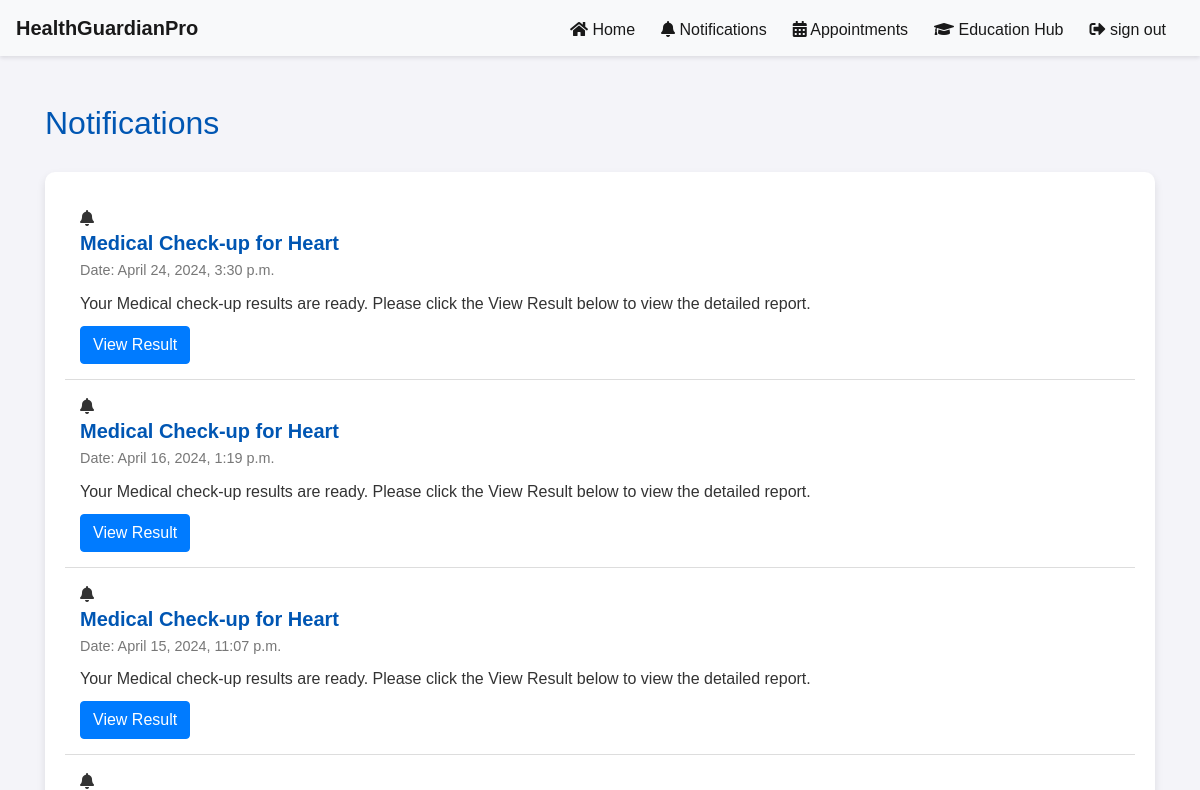
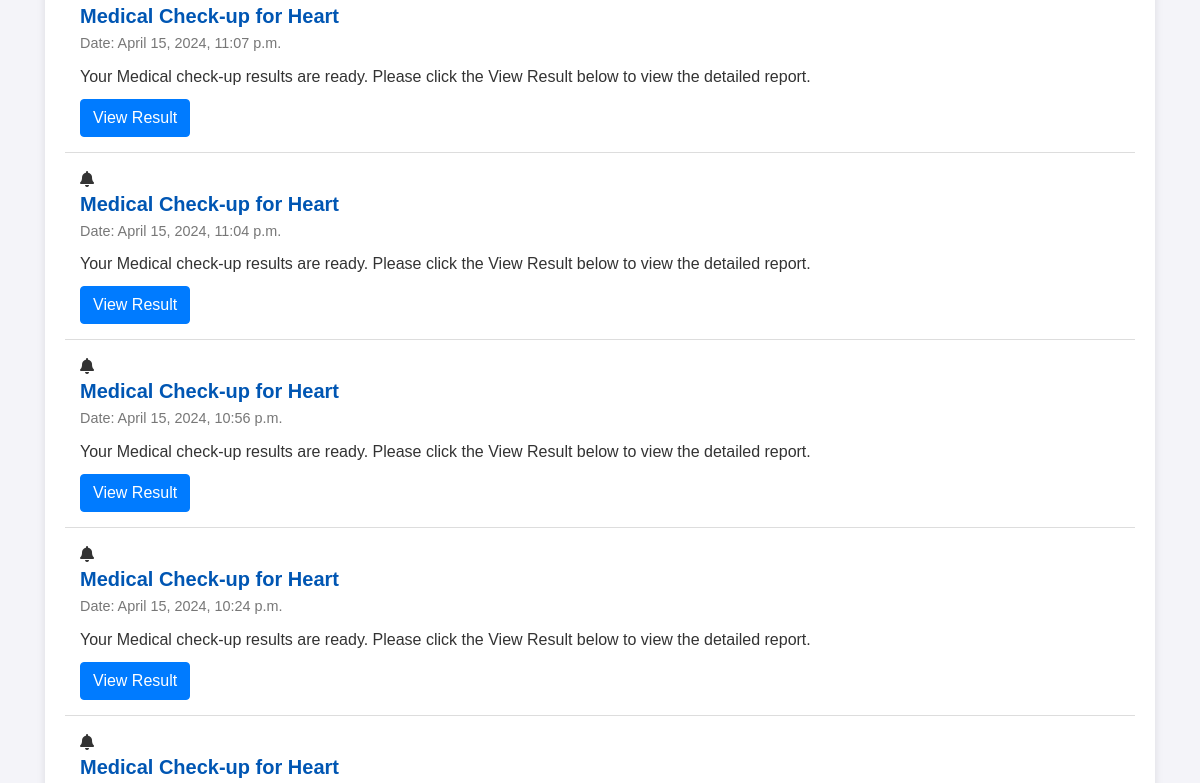
/app/patient_notification/ (signed in, upper part), run on an earlier commit of the app's database (2 pictures, top to bottom).
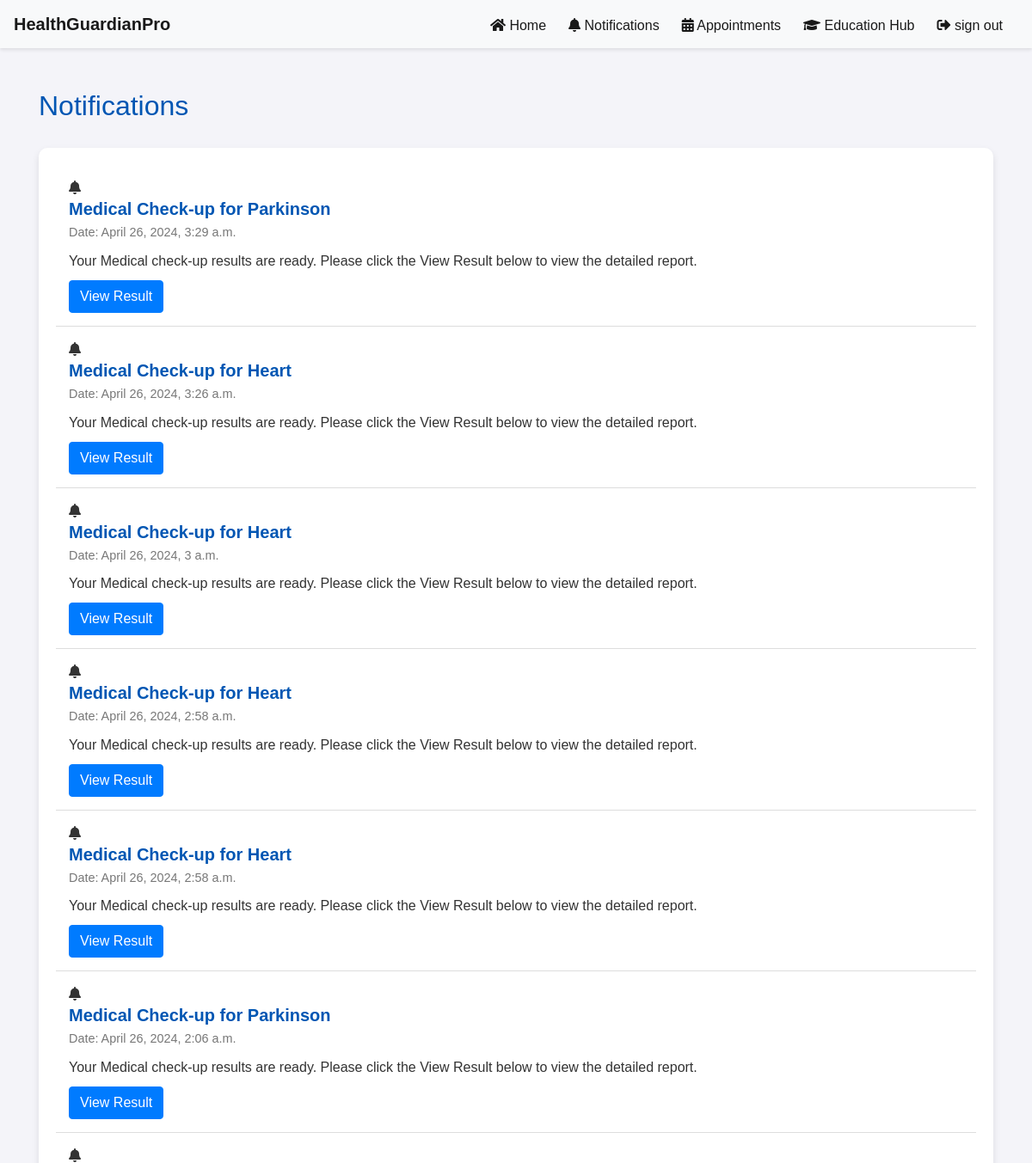
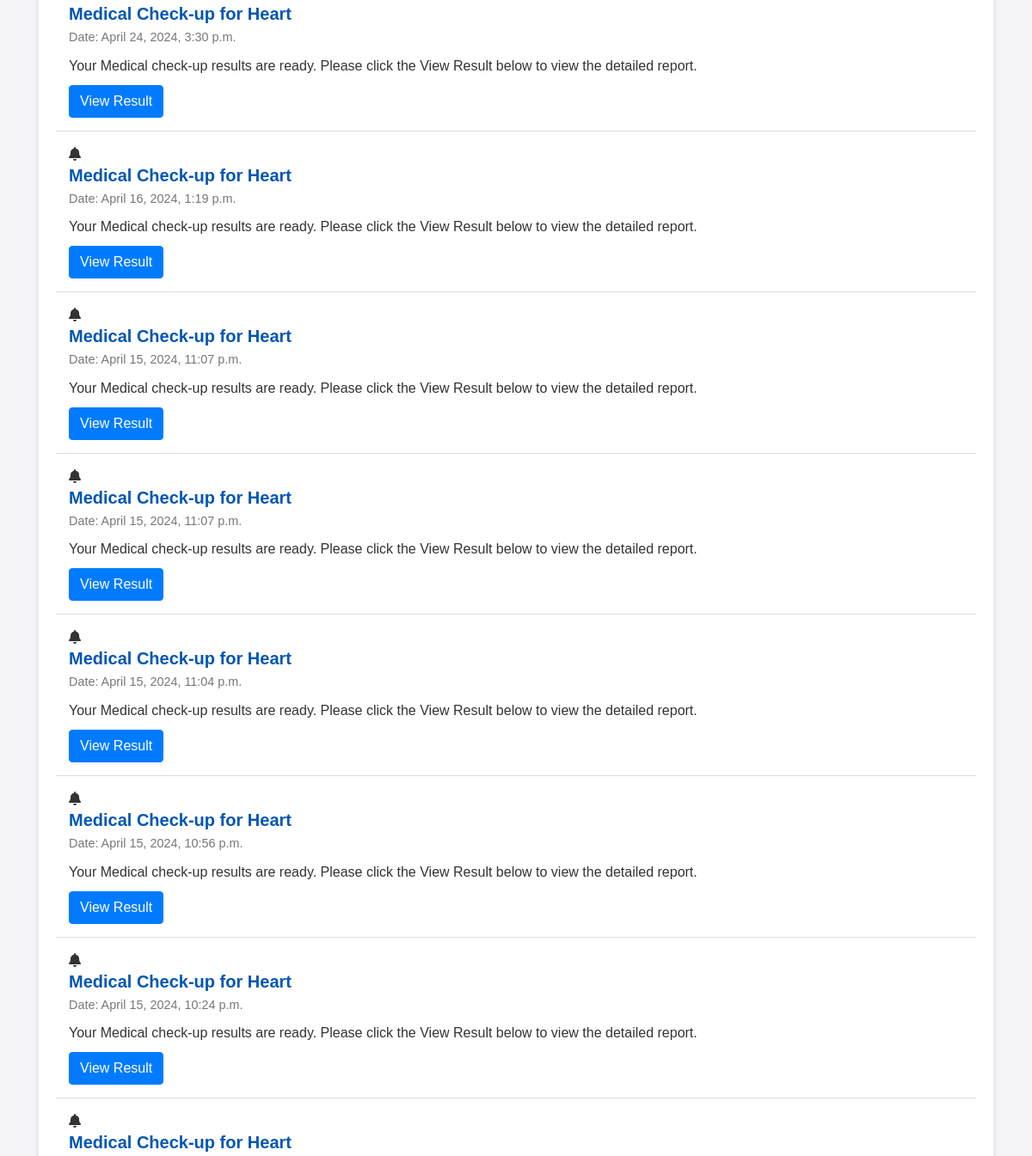
And on a later commit of the database (2 pictures, top to bottom).
### predictor/models.py (models this page shows, shortened)
class Report(models.Model):
    report_id = models.AutoField(primary_key=True)
    user = models.ForeignKey(User, on_delete=models.CASCADE)
    disease_type = models.CharField(max_length=100)
    result = models.TextField(max_length=50)
    created_date = models.DateTimeField(auto_now_add=True)

### predictor/views.py (the view)
# urls.py: path('patient_notification/', views.patient_notification, name='patient_notification'),
def patient_notification(request):
    if request.user.is_authenticated:
        user_id = request.user.id
        patient_reports = Report.objects.filter(user_id=user_id).order_by('-created_date')
    return render(request, 'patient_notification.html',{'patient_reports': patient_reports})

### predictor/templates/patient_notification.html (shortened to what this page needs)
{% if request.user.is_authenticated %}
<!DOCTYPE html>
<html lang="en">
<head>
    <link href="https://cdnjs.cloudflare.com/ajax/libs/font-awesome/5.15.1/css/all.min.css" rel="stylesheet">
    <link href="https://stackpath.bootstrapcdn.com/bootstrap/4.5.2/css/bootstrap.min.css" rel="stylesheet">
</head>
<body>
    {% include 'patient_nav_bar.html' %}
<div class="container mt-5">
   <h2 class="page-title">Notifications</h2>
    <div class="notifications-list">
        {% for report in patient_reports %}
        <div class="notification-item">
            <i class="fas fa-bell "></i>
            <h5 class="notification-title">Medical Check-up for {{ report.disease_type }}</h5>
            <p class="notification-date">Date: {{ report.created_date }}</p>
            <p class="notification-message">Your Medical check-up results are ready. Please click the View Result below to view the detailed report.</p>
            <form method="post" action="{% url 'patient_report_result'%}" >
                <button type="submit" class="btn btn-primary view-result-btn" >View Result</button>
            </form>
        </div>
        {% endfor %}
    </div>
</div>
</body>
</html>
{% endif %}

What changed in the data, as far as the page shows it:
added Report: disease_type "Parkinson", created_date "April 26, 2024, 3:29 a.m."
added Report: disease_type "Heart", created_date "April 26, 2024, 3:26 a.m."
added Report: disease_type "Heart", created_date "April 26, 2024, 3 a.m."
added Report: disease_type "Heart", created_date "April 26, 2024, 2:58 a.m."
added Report: disease_type "Heart", created_date "April 26, 2024, 2:58 a.m."
added Report: disease_type "Parkinson", created_date "April 26, 2024, 2:06 a.m."
